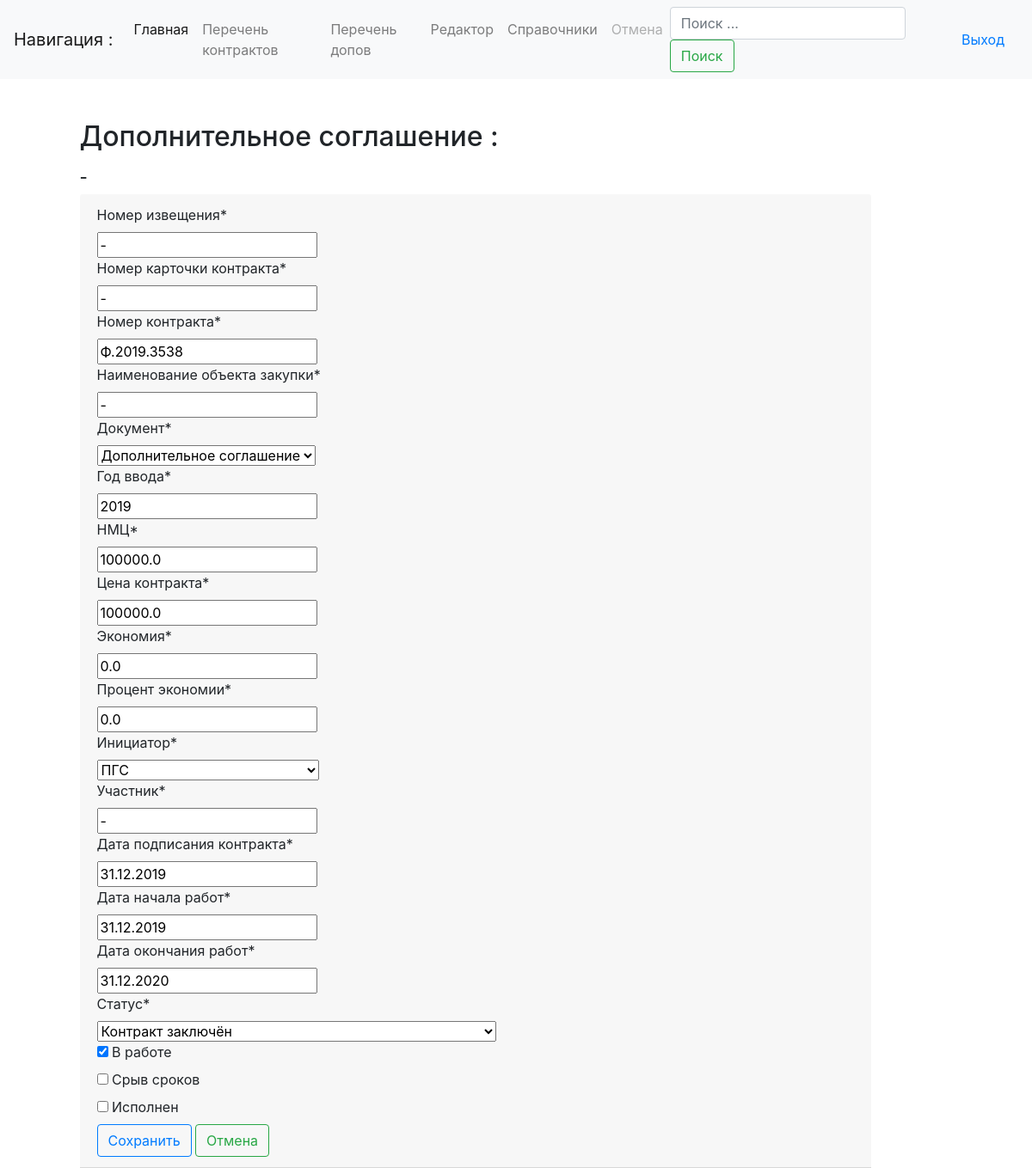
The page /update/4 (signed in) on the database as committed earlier.
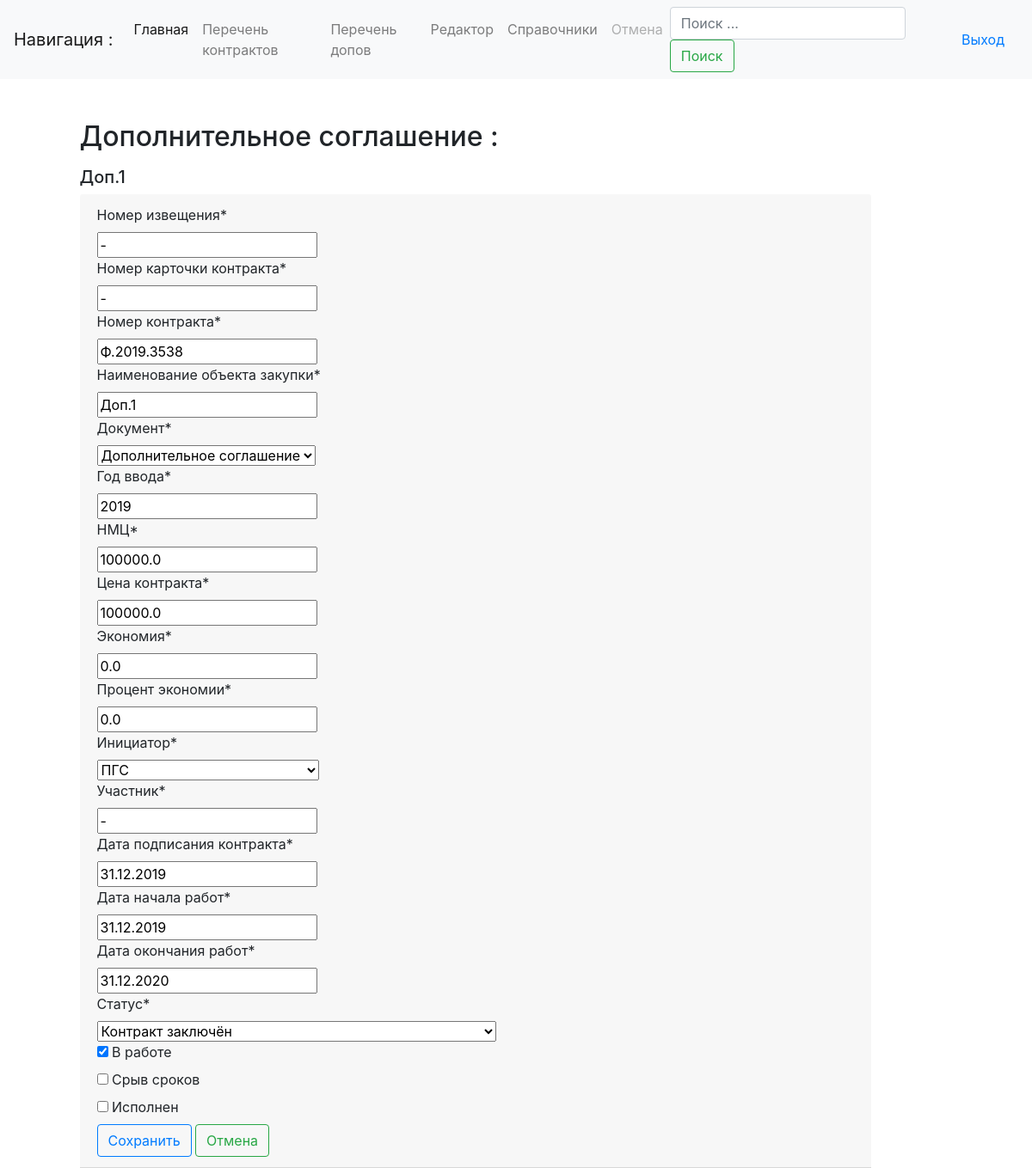
The same page on the database as committed later.
### main/models.py (models this page shows, shortened)
class Reestr(models.Model):
    num_izv = models.CharField(max_length=20, db_index=True, verbose_name='Номер извещения', default='-')
    nc_contract = models.CharField(max_length=30, db_index=True, verbose_name='Номер карточки контракта',
                                   default='-')
    num_contract = models.CharField(max_length=20, db_index=True, verbose_name='Номер контракта', default='-')
    name_object = models.CharField(max_length=500, db_index=True, verbose_name='Наименование объекта закупки',
                                   default='-')
    type_doc = models.ForeignKey(TypeDoc, on_delete=models.DO_NOTHING, verbose_name='Документ', default='-')
    y_contract = models.CharField(max_length=4, verbose_name='Год ввода', default='1970')
    nmck = models.FloatField(max_length=50, verbose_name='НМЦ')
    c_contract = models.FloatField(max_length=50, verbose_name='Цена контракта')
    econom = models.FloatField(max_length=50, verbose_name='Экономия')
    proc_econom = models.FloatField(max_length=6, verbose_name='Процент экономии')
    ini_contract = models.ForeignKey(Initiator, on_delete=models.DO_NOTHING, verbose_name='Инициатор', default='-')
    uch_contract = models.CharField(max_length=200, db_index=True, verbose_name='Участник', default='-')
    in_contract = models.CharField(max_length=10, null=True, verbose_name='Дата подписания контракта')
    in_work = models.CharField(max_length=10, null=True, verbose_name='Дата начала работ')
    out_work = models.CharField(max_length=10, null=True, verbose_name='Дата окончания работ')
    stat_contract = models.ForeignKey(Status_Contract, on_delete=models.DO_NOTHING, verbose_name='Статус', default='-')
    work_contract = models.BooleanField('В работе')
    failures = models.BooleanField('Срыв сроков')
    executed = models.BooleanField('Исполнен')
    data_stamp = models.DateTimeField(auto_now_add=True)
    class Meta:
        verbose_name = "Госконтракт"
        verbose_name_plural = "Госконтракты"
        ordering = ('y_contract', 'num_contract',)  # сортировка

class TypeDoc(models.Model):
    name = models.CharField(max_length=100, unique=True, db_index=True, verbose_name='Документ')
    def __str__(self):
        return '{}'.format(self.name)
    class Meta:
        verbose_name = "Документ"
        verbose_name_plural = "Документы"
        ordering = ('name',)  # сортировка

### main/views.py (the view, shortened to what this page needs)
# urls.py: path('update/<int:pk>', ContractUpdateView.as_view(), name='contract-update'),
class ContractUpdateView(UpdateView):
    model = Reestr
    form_class = ContractForm
    success_url = reverse_lazy('road-list')
    def get_queryset(self):
        if self.request.user.is_authenticated:
            return Reestr.objects.all()
        else:
            return Reestr.objects.none()

### main/forms.py
class ContractForm(forms.ModelForm):
    class Meta:
        model = Reestr
        fields = '__all__' #все поля

### main/models.py (called while the page is built)
    def __str__(self):
        return '{}'.format(self.name)

    def __str__(self):
        return '{}'.format(self.name)

### templates/main/reestr_form.html (shortened to what this page needs)
{% extends 'base.html' %}
{% load crispy_forms_tags %}
{% block content %}
    {% if user.is_authenticated %}
      <h2 class="mb-3">{{ reestr.type_doc }} : </h2>
      <h5>{{ reestr.name_object }}</h5>
      <form method="post">
        <div class="card-header">
          <div class="row">
            <div class="col-12">
              {{ form|crispy}}
            </div>
          </div>
          <div class="row">
            <div class="col-12">
              <button class="btn btn-outline-primary">Сохранить</button>
                {% if reestr.type_doc_id == 1 %}
                    <a href="{% url 'contract-list' %}" class="btn btn-outline-success my-1 my-sm-0">Отмена</a>
                {% else %}
                    <a href="{% url 'dop-list' %}" class="btn btn-outline-success my-1 my-sm-0">Отмена</a>
                {% endif %}
            </div>
          </div>
        </div>
      </form>
    {% else %}
        <h2 class="mb-3">Зарегистрируйтесь!!!</h2>
    {% endif %}
{% endblock %}

Rows that differ between the two databases and show on the page:
changed Reestr "Дополнительное соглашение": name_object "-" → "Доп.1"
